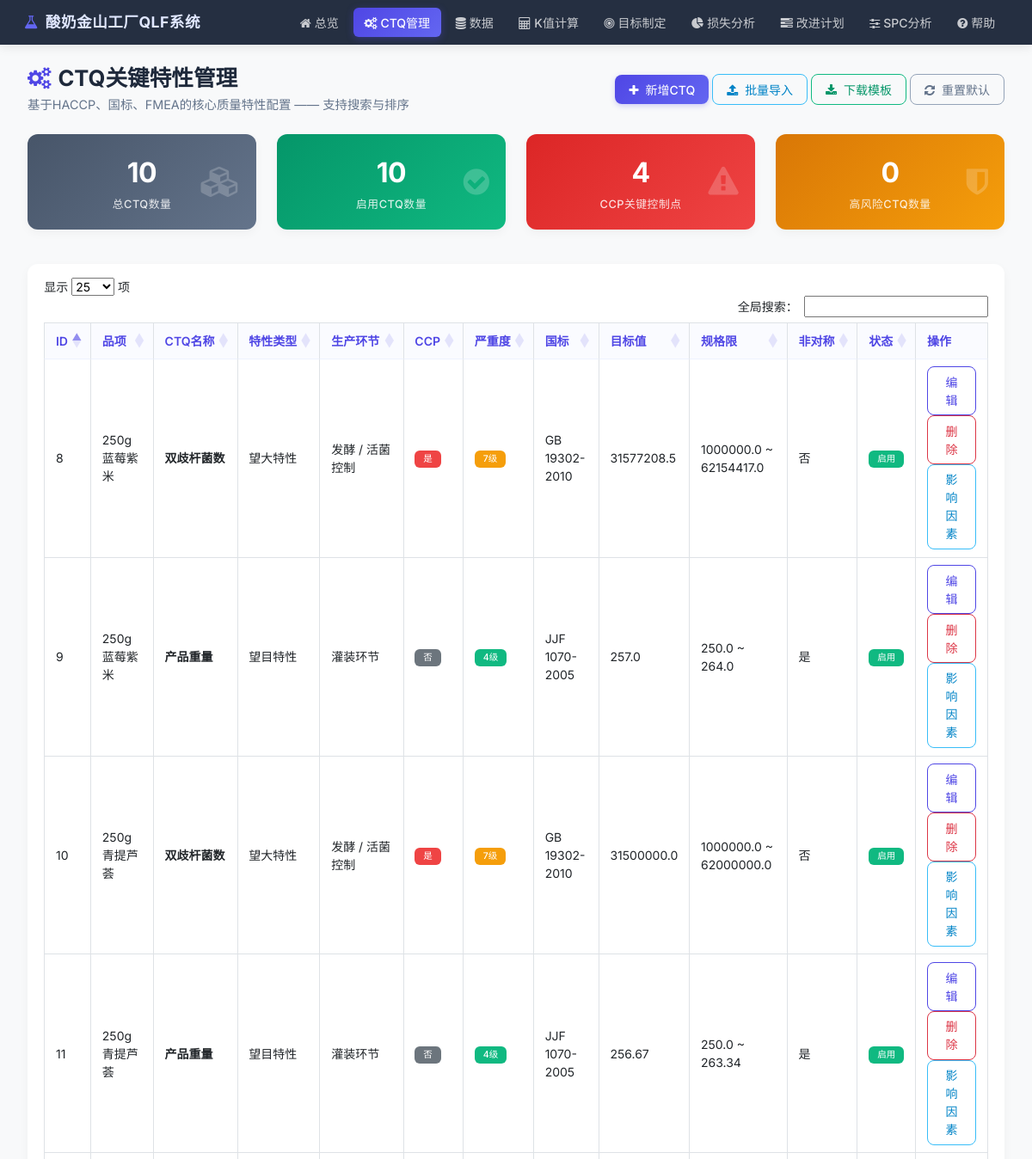
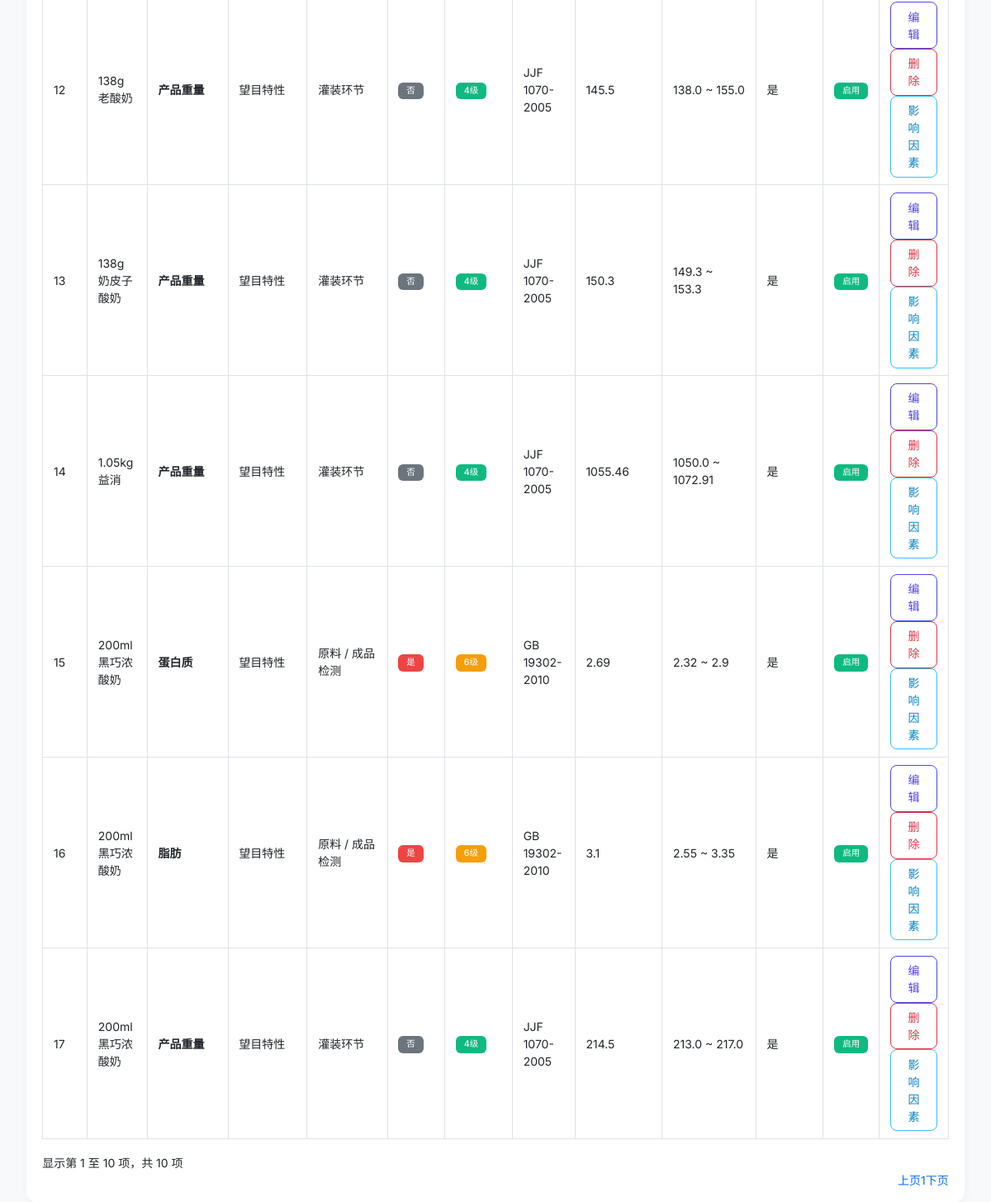
Page /ctq/ on the committed database (2 pictures, top to bottom).
### models/models.py (models this page shows)
class CTQConfig(db.Model):
    __tablename__ = "ctq_config"
    ctq_id = db.Column(db.Integer, primary_key=True, autoincrement=True)
    product_item = db.Column(db.String(50), default=None)
    ctq_name = db.Column(db.String(50), nullable=False)
    feature_type = db.Column(db.String(20), nullable=False)
    process_link = db.Column(db.String(50))
    is_ccp = db.Column(db.String(5), default="否")
    fmea_severity = db.Column(db.Integer, default=5)
    gb_code = db.Column(db.String(50))
    target_m = db.Column(db.Float, default=0)
    usl = db.Column(db.Float, nullable=False)
    lsl = db.Column(db.Float, nullable=False)
    delta0 = db.Column(db.Float)
    delta = db.Column(db.Float)
    a0 = db.Column(db.Float)
    a = db.Column(db.Float)
    asymmetric_loss = db.Column(db.String(5), default="否")
    k_upper = db.Column(db.Float, default=0)
    k_lower = db.Column(db.Float, default=0)
    a_upper = db.Column(db.Float, default=0)
    a_lower = db.Column(db.Float, default=0)
    hidden_loss_coef = db.Column(db.Float, default=1.0)
    status = db.Column(db.String(10), default="启用")
    create_time = db.Column(db.DateTime, default=datetime.now)
    update_time = db.Column(db.DateTime, default=datetime.now, onupdate=datetime.now)
    version = db.Column(db.Integer, default=1)
    update_user = db.Column(db.String(50), nullable=True)
    __table_args__ = (
        db.Index('idx_ctq_item_name', 'product_item', 'ctq_name'),
        db.Index('idx_ctq_status', 'status'),
        db.Index('idx_product_item', 'product_item'),
        db.Index('idx_ctq_feature_severity', 'feature_type', 'fmea_severity'),  # 新增
    )

### routes/ctq_manage.py (the view)
@ctq_bp.route('/')
def ctq_list():
    ctq_list = CTQConfig.query.order_by(CTQConfig.ctq_id).all()
    enable_count = CTQConfig.query.filter_by(status="启用").count()
    ccp_count = CTQConfig.query.filter_by(is_ccp="是").count()
    high_risk_count = CTQConfig.query.filter(CTQConfig.fmea_severity >= 8).count()
    all_items = set()
    for ctq in ctq_list:
        if ctq.product_item:
            all_items.add(ctq.product_item)
    merged_items = sorted(set(PRODUCT_ITEMS) | all_items)
    return render_template('ctq_manage.html',
                           active_page='ctq',
                           ctq_list=ctq_list,
                           feature_type=FEATURE_TYPE,
                           fmea_config=FMEA_SEVERITY_K,
                           product_items=merged_items,
                           enable_count=enable_count,
                           ccp_count=ccp_count,
                           high_risk_count=high_risk_count)

### templates/ctq_manage.html (shortened to what this page needs)
{% extends "base.html" %}
{% block content %}
<div class="d-flex justify-content-between align-items-center mb-4">
    <div>
        <h2 class="fw-bold mb-1" style="font-size: 1.6rem; color: var(--text);">
            <i class="fa fa-cogs me-2" style="color: var(--primary);"></i>CTQ关键特性管理
        </h2>
        <p class="mb-0" style="font-size: 0.9rem; color: var(--text-muted);">
            基于HACCP、国标、FMEA的核心质量特性配置 —— 支持搜索与排序
        </p>
    </div>
    <div>
        <button class="btn btn-primary" data-bs-toggle="modal" data-bs-target="#addCtqModal">
            <i class="fa fa-plus me-2"></i>新增CTQ
        </button>
        <button class="btn btn-outline-info" data-bs-toggle="modal" data-bs-target="#uploadModal">
            <i class="fa fa-upload me-2"></i>批量导入
        </button>
        <a href="{{ url_for('ctq.download_template') }}" class="btn btn-outline-success">
            <i class="fa fa-download me-2"></i>下载模板
        </a>
        <form method="POST" action="{{ url_for('ctq.ctq_reset') }}" class="d-inline" onsubmit="return confirm('确定重置为默认配置？\n\n警告：此操作将清空所有自定义CTQ配置！')">
            <button type="submit" class="btn btn-outline-secondary">
                <i class="fa fa-refresh me-2"></i>重置默认
            </button>
        </form>
    </div>
</div>
<div class="row mb-4">
    <div class="col-xl-3 col-lg-3 col-md-6 mb-3">
        <div class="card kpi-card kpi-secondary">
            <div class="card-body">
                <i class="fa fa-cubes kpi-icon"></i>
                <div class="kpi-value">{{ ctq_list|length }}</div>
                <div class="kpi-label">总CTQ数量</div>
            </div>
        </div>
    </div>
    <div class="col-xl-3 col-lg-3 col-md-6 mb-3">
        <div class="card kpi-card kpi-success">
            <div class="card-body">
                <i class="fa fa-check-circle kpi-icon"></i>
                <div class="kpi-value">{{ enable_count }}</div>
                <div class="kpi-label">启用CTQ数量</div>
            </div>
        </div>
    </div>
    <div class="col-xl-3 col-lg-3 col-md-6 mb-3">
        <div class="card kpi-card kpi-danger">
            <div class="card-body">
                <i class="fa fa-exclamation-triangle kpi-icon"></i>
                <div class="kpi-value">{{ ccp_count }}</div>
                <div class="kpi-label">CCP关键控制点</div>
            </div>
        </div>
    </div>
    <div class="col-xl-3 col-lg-3 col-md-6 mb-3">
        <div class="card kpi-card kpi-warning">
            <div class="card-body">
                <i class="fa fa-shield kpi-icon"></i>
                <div class="kpi-value">{{ high_risk_count }}</div>
                <div class="kpi-label">高风险CTQ数量</div>
            </div>
        </div>
    </div>
</div>
<div class="card">
    <div class="card-body">
        {% if ctq_list %}
        <div class="table-responsive">
            <table class="table table-hover table-bordered" id="ctqTable">
                <thead>
                    <tr>
                        <th>ID</th>
                        <th>品项</th>
                        <th>CTQ名称</th>
                        <th>特性类型</th>
                        <th>生产环节</th>
                        <th>CCP</th>
                        <th>严重度</th>
                        <th>国标</th>
                        <th>目标值</th>
                        <th>规格限</th>
                        <th>非对称</th>
                        <th>状态</th>
                        <th>操作</th>
                    </tr>
                </thead>
                <tbody>
                {% for ctq in ctq_list %}
                <tr>
                    <td>{{ ctq.ctq_id }}</td>
                    <td>{% if ctq.product_item %}{{ ctq.product_item }}{% else %}<span class="text-muted">通用</span>{% endif %}</td>
                    <td><strong>{{ ctq.ctq_name }}</strong></td>
                    <td>{{ feature_type[ctq.feature_type].name }}</td>
                    <td>{{ ctq.process_link }}</td>
                    <td>{% if ctq.is_ccp == "是" %}<span class="badge bg-danger">是</span>{% else %}<span class="badge bg-secondary">否</span>{% endif %}</td>
                    <td><span class="badge {% if ctq.fmea_severity >= 8 %}bg-danger{% elif ctq.fmea_severity >= 6 %}bg-warning{% else %}bg-success{% endif %}">{{ ctq.fmea_severity }}级</span></td>
                    <td>{{ ctq.gb_code }}</td>
                    <td>{{ ctq.target_m }}</td>
                    <td>{{ ctq.lsl }} ~ {{ ctq.usl }}</td>
                    <td>{% if ctq.asymmetric_loss == "是" %}是{% else %}否{% endif %}</td>
                    <td>{% if ctq.status == "启用" %}<span class="badge bg-success">启用</span>{% else %}<span class="badge bg-secondary">停用</span>{% endif %}</td>
                    <td>
                        <button class="btn btn-sm btn-outline-primary" data-bs-toggle="modal" data-bs-target="#editCtqModal{{ ctq.ctq_id }}">编辑</button>
                        <form method="POST" action="{{ url_for('ctq.ctq_delete', ctq_id=ctq.ctq_id) }}" class="d-inline" onsubmit="return confirm('删除不可恢复，确认？')">
                            <button type="submit" class="btn btn-sm btn-outline-danger">删除</button>
                        </form>
                        <button class="btn btn-sm btn-outline-info influence-link"
                                onclick="window.open('/influence/analysis?ctq_id={{ ctq.ctq_id }}&product_item={{ ctq.product_item or '' }}', '_blank')">
                            影响因素
                        </button>
                    </td>
                </tr>
                {% endfor %}
                </tbody>
            </table>
        </div>
        {% else %}
        <div class="text-center py-5">
            <i class="fa fa-cogs fa-3x mb-3" style="color: var(--primary);"></i>
            <h5>暂无CTQ配置</h5>
            <p class="text-muted">请点击「新增CTQ」或「下载模板」批量导入</p>
        </div>
        {% endif %}
    </div>
</div>
{% endblock %}

### templates/base.html (shortened to what this page needs)
<!DOCTYPE html>
<html lang="zh-CN">
<head>
    <link href="{{ url_for('static', filename='lib/bootstrap/css/bootstrap.min.css') }}?v=2" rel="stylesheet">
    <link href="{{ url_for('static', filename='lib/font-awesome/css/font-awesome.min.css') }}?v=2" rel="stylesheet">
    <link href="{{ url_for('static', filename='lib/datatables/datatables.bootstrap5.min.css') }}?v=2" rel="stylesheet">
    <link href="{{ url_for('static', filename='css/main.css') }}?v=20250516" rel="stylesheet">
</head>
<body class="bg-light">
    <nav class="navbar navbar-expand-lg navbar-dark fixed-top">
        <div class="container-fluid">
            <a class="navbar-brand" href="{{ url_for('dashboard.index') }}">
                <i class="fa fa-flask me-2"></i>酸奶金山工厂QLF系统
            </a>
            <div class="collapse navbar-collapse" id="navbarNav">
                <ul class="navbar-nav ms-auto">
                    <li class="nav-item"><a class="nav-link {% if active_page == 'dashboard' %}active{% endif %}" href="{{ url_for('dashboard.index') }}"><i class="fa fa-home me-1"></i>总览</a></li>
                    <li class="nav-item"><a class="nav-link {% if active_page == 'ctq' %}active{% endif %}" href="{{ url_for('ctq.ctq_list') }}"><i class="fa fa-cogs me-1"></i>CTQ管理</a></li>
                    <li class="nav-item"><a class="nav-link {% if active_page == 'production' %}active{% endif %}" href="{{ url_for('production.data_list') }}"><i class="fa fa-database me-1"></i>数据</a></li>
                    <li class="nav-item"><a class="nav-link {% if active_page == 'k_value' %}active{% endif %}" href="{{ url_for('k_value.k_value_calc') }}"><i class="fa fa-calculator me-1"></i>K值计算</a></li>
                    <li class="nav-item"><a class="nav-link {% if active_page == 'target' %}active{% endif %}" href="{{ url_for('target.target_calc') }}"><i class="fa fa-bullseye me-1"></i>目标制定</a></li>
                    <li class="nav-item"><a class="nav-link {% if active_page == 'loss' %}active{% endif %}" href="{{ url_for('loss.loss_analysis') }}"><i class="fa fa-pie-chart me-1"></i>损失分析</a></li>
                    <li class="nav-item"><a class="nav-link {% if active_page == 'improvement' %}active{% endif %}" href="{{ url_for('improvement.improvement_list') }}"><i class="fa fa-tasks me-1"></i>改进计划</a></li>
                    <li class="nav-item"><a class="nav-link {% if active_page == 'spc' %}active{% endif %}" href="{{ url_for('spc.index') }}"><i class="fa fa-sliders me-1"></i>SPC分析</a></li>
                    <li class="nav-item"><a class="nav-link" href="{{ url_for('help.help_index') }}" target="_blank"><i class="fa fa-question-circle me-1"></i>帮助</a></li>
                </ul>
            </div>
        </div>
    </nav>
    <div class="main-content mt-3">
        {% block content %}{% endblock %}
    </div>
</body>
</html>

### static/css/main.css (style rules this page uses)
* { margin:0; padding:0; box-sizing:border-box; }
body { font-family:'Segoe UI','Microsoft YaHei','PingFang SC',sans-serif; background:#f0f2f5; color:#2c3e50; font-size:14px; line-height:1.6; }
a { text-decoration:none; }
.navbar-brand { font-size:1.3rem; font-weight:700; letter-spacing:0.5px; }
.navbar-dark .navbar-nav .nav-link { color:rgba(255,255,255,0.85); padding:8px 15px; border-radius:6px; margin:0 2px; transition:all 0.2s ease; }
.navbar-dark .navbar-nav .nav-link:hover, .navbar-dark .navbar-nav .nav-link.active { color:#fff; background:rgba(255,255,255,0.15); }
.card { border:none; border-radius:12px; box-shadow:0 2px 8px rgba(0,0,0,0.04); transition:none; background:#fff; }
.card-body { padding:20px; }
.kpi-card { border-radius:12px; box-shadow:0 4px 12px rgba(0,0,0,0.1); color:#fff; background:#6c757d; }
.kpi-card .card-body { padding:20px; }
.kpi-card .kpi-value { font-size:2rem; font-weight:700; margin-bottom:5px; color:#fff; }
.kpi-card .kpi-label { font-size:.85rem; opacity:.9; font-weight:500; color:#fff; }
.table { margin-bottom:0; font-size:.9rem; }
.table th { font-weight:600; background:#f8f9fa; border-bottom:2px solid #dee2e6; white-space:nowrap; color:#495057; }
.table td { vertical-align:middle; padding:10px 12px; }
.btn { border-radius:8px; font-weight:500; padding:8px 18px; transition:all 0.2s ease; }
.btn-primary { background:#3498db; border-color:#3498db; }
.btn-outline-primary { border-color:#3498db; color:#3498db; }
.badge { font-weight:500; padding:5px 10px; border-radius:6px; }

### rows in the picture
CTQConfig: ctq_id "8", product_item "250g 蓝莓紫米", ctq_name "双歧杆菌数", feature_type "望大特性", process_link "发酵 / 活菌控制", is_ccp "是", fmea_severity "7", gb_code "GB 19302-2010", target_m "31577208.5", lsl "1000000.0", usl "62154417.0", asymmetric_loss "否", status "启用"
CTQConfig: ctq_id "9", product_item "250g 蓝莓紫米", ctq_name "产品重量", feature_type "望目特性", process_link "灌装环节", is_ccp "否", fmea_severity "4", gb_code "JJF 1070-2005", target_m "257.0", lsl "250.0", usl "264.0", asymmetric_loss "是", status "启用"
CTQConfig: ctq_id "10", product_item "250g 青提芦荟", ctq_name "双歧杆菌数", feature_type "望大特性", process_link "发酵 / 活菌控制", is_ccp "是", fmea_severity "7", gb_code "GB 19302-2010", target_m "31500000.0", lsl "1000000.0", usl "62000000.0", asymmetric_loss "否", status "启用"
CTQConfig: ctq_id "11", product_item "250g 青提芦荟", ctq_name "产品重量", feature_type "望目特性", process_link "灌装环节", is_ccp "否", fmea_severity "4", gb_code "JJF 1070-2005", target_m "256.67", lsl "250.0", usl "263.34", asymmetric_loss "是", status "启用"
CTQConfig: ctq_id "12", product_item "138g 老酸奶", ctq_name "产品重量", feature_type "望目特性", process_link "灌装环节", is_ccp "否", fmea_severity "4", gb_code "JJF 1070-2005", target_m "145.5", lsl "138.0", usl "155.0", asymmetric_loss "是", status "启用"
CTQConfig: ctq_id "13", product_item "138g 奶皮子酸奶", ctq_name "产品重量", feature_type "望目特性", process_link "灌装环节", is_ccp "否", fmea_severity "4", gb_code "JJF 1070-2005", target_m "150.3", lsl "149.3", usl "153.3", asymmetric_loss "是", status "启用"
CTQConfig: ctq_id "14", product_item "1.05kg 益消", ctq_name "产品重量", feature_type "望目特性", process_link "灌装环节", is_ccp "否", fmea_severity "4", gb_code "JJF 1070-2005", target_m "1055.46", lsl "1050.0", usl "1072.91", asymmetric_loss "是", status "启用"
CTQConfig: ctq_id "15", product_item "200ml 黑巧浓酸奶", ctq_name "蛋白质", feature_type "望目特性", process_link "原料 / 成品检测", is_ccp "是", fmea_severity "6", gb_code "GB 19302-2010", target_m "2.69", lsl "2.32", usl "2.9", asymmetric_loss "是", status "启用"
CTQConfig: ctq_id "16", product_item "200ml 黑巧浓酸奶", ctq_name "脂肪", feature_type "望目特性", process_link "原料 / 成品检测", is_ccp "是", fmea_severity "6", gb_code "GB 19302-2010", target_m "3.1", lsl "2.55", usl "3.35", asymmetric_loss "是", status "启用"
CTQConfig: ctq_id "17", product_item "200ml 黑巧浓酸奶", ctq_name "产品重量", feature_type "望目特性", process_link "灌装环节", is_ccp "否", fmea_severity "4", gb_code "JJF 1070-2005", target_m "214.5", lsl "213.0", usl "217.0", asymmetric_loss "是", status "启用"

### other values in the picture
{{ ctq_list|length }} "10"
{{ enable_count }} "10"
{{ ccp_count }} "4"
{{ high_risk_count }} "0"
